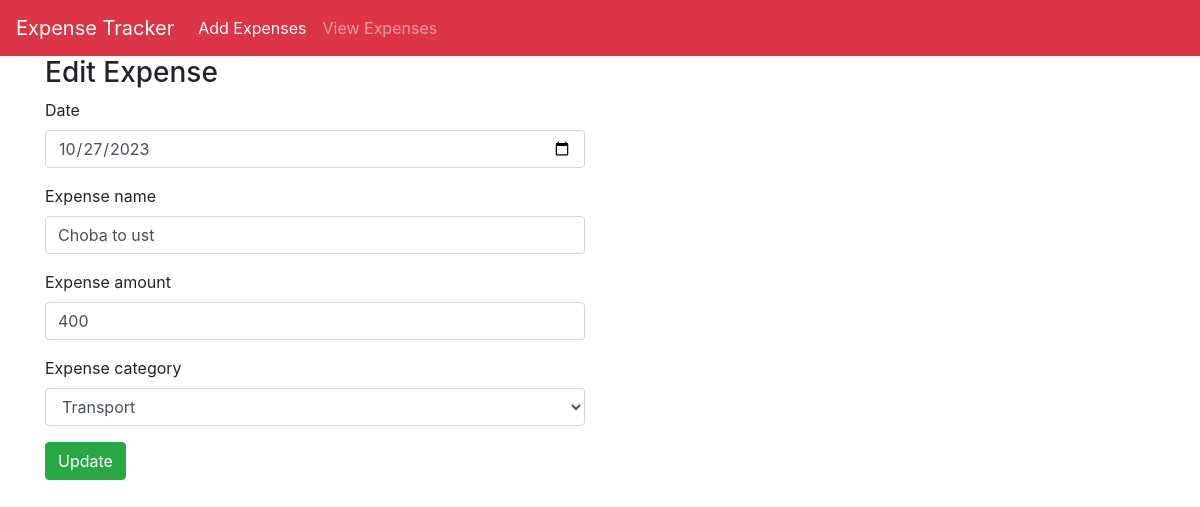
The page /update/1 on the database as committed earlier.
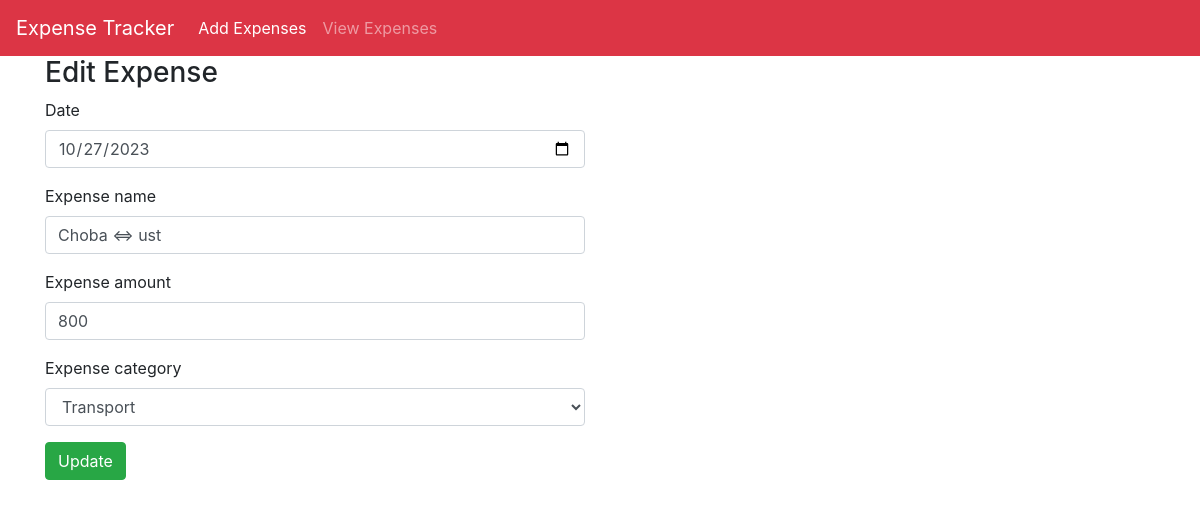
The same page on the database as committed later.
### app/models.py (models this page shows, shortened)
class Expense(db.Model):
    id = db.Column(db.Integer, primary_key=True)
    date = db.Column(db.String(50), nullable=False)
    expensename = db.Column(db.String(50), nullable=False)
    amount = db.Column(db.Integer, nullable=False)
    category = db.Column(db.String(50), nullable=False)

### app/routes.py (the view)
@app.route("/update/<int:id>")
def update(id):
    expense = Expense.query.filter_by(id=id).first()
    return render_template("updateexpense.html", expense=expense)

### app/templates/updateexpense.html (shortened to what this page needs)
{% extends 'base.html'%}
{% block body %}
<div class="container">
    <div class="row">
        <div class="col-md-6">
            <h3>Edit Expense</h3>
            <form action="/edit" method="POST">
                <div class="form-group">
                    <label for="">Date</label>
                    <input class="form-control" value="{{expense.date}}" type="date" name="date" id="date">
                </div>
                <div class="form-group">
                    <label for="">Expense name</label>
                    <input class="form-control" value="{{expense.expensename}}" type="text" name="expensename" id="expensename">
                </div>
                <div class="form-group">
                    <label for="">Expense amount</label>
                    <input class="form-control" value="{{expense.amount}}" type="text" name="amount" id="amount">
                </div>
                <div class="form-group">
                    <label for="">Expense category</label>
                    <select class="form-control" name="category" id="category">
                        <option value="transport" {% if expense.category == 'transport' %}selected{% endif %}>Transport</option>
                    </select>
                </div>
                <input class="btn btn-success" type="submit" value="Update" id="">
            </form>
        </div>
    </div>
</div>
{% endblock %}

Rows that differ between the two databases and show on the page:
changed Expense "Transport": expensename "Choba to ust" → "Choba <=> ust"; amount "400" → "800"
